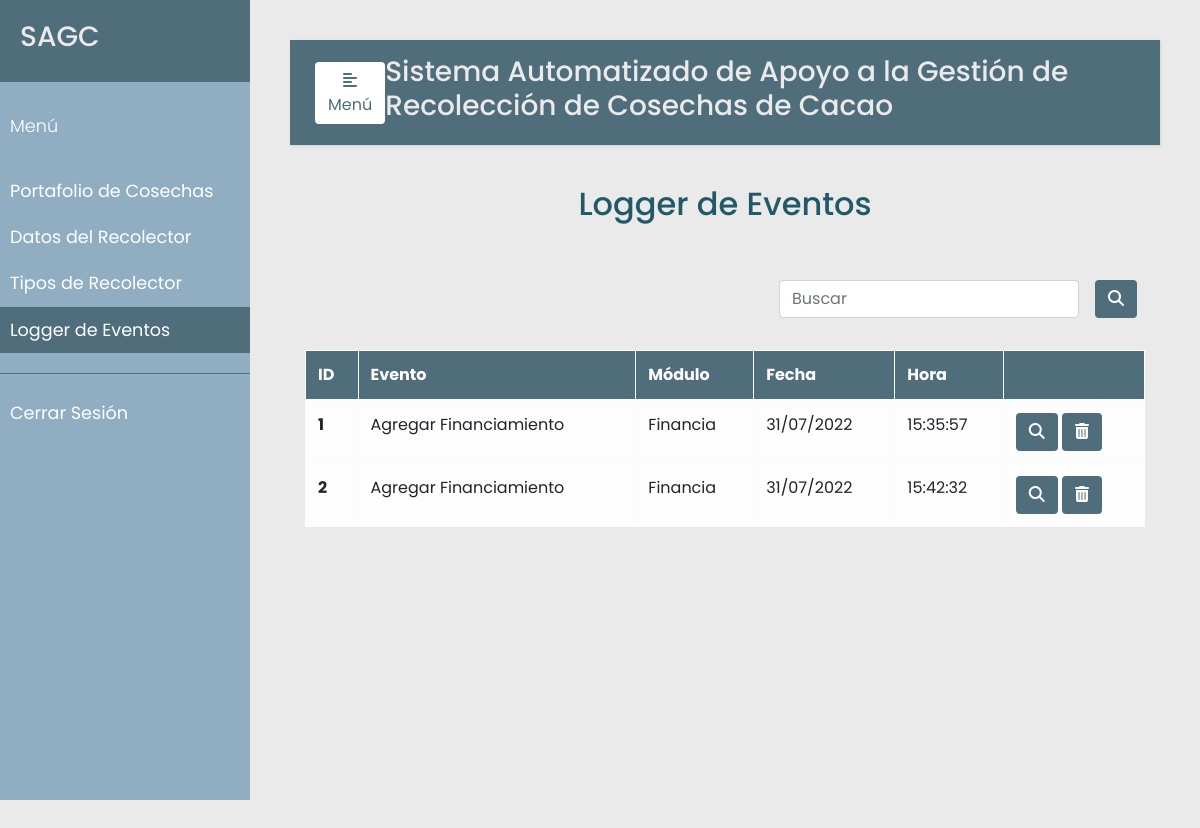
/eventos/ (signed in), run on the app's committed database.
### src/models.py (models this page shows, shortened)
class Evento(db.Model):
    __tablename__ = 'eventos'
    id = db.Column(db.Integer, primary_key=True)
    usuario = db.Column(db.Integer, db.ForeignKey('usuarios.id'), nullable=False)
    evento = db.Column(db.String(120), nullable=False)
    modulo = db.Column(db.String(120), nullable=False)
    fecha = db.Column(db.DateTime, nullable=False)
    descripcion = db.Column(db.String(120), nullable=False)

### src/eventos.py (the view)
@app.route('/eventos/', methods=['GET'])
@login_required
def eventos():
    return render_template('eventos.html', eventos=Evento.query.all())

### src/decoradores.py (called while the page is built)
def login_required(f):
    @wraps(f)
    def wrap(*args, **kwargs):
        if 'logged_in' in session:
            return f(*args, **kwargs)
        else:
            flash('Necesitas iniciar sesión primero')
            return redirect(url_for('login'))
    return wrap

### templates/eventos.html (shortened to what this page needs)
{% extends "base.html" %}
{% set active_page = "eventos" %}
{% block content %}
<section class="vh-100">
    <div class="container h-100">
        <p class="text-center h2 fw-bold mb-5 mx-1 mx-md-4 mt-4">Logger de Eventos</p>
        <div class="d-flex flex-row-reverse bd-highlight">
            <div class="p-2 bd-highlight" style="display:flex; align-content: flex-end;">
              <form action='/eventos/search' method="post" class="form-inline" style="justify-content: flex-end">
                <input class="form-control mr-3 w-75" type="text" placeholder="Buscar" aria-label="Buscar" name="search_evento" value="{{request.form.search_evento}}">
                <button type="submit" id="search_evento" name="action-type" value="search" class="btn" style="color:#fff; background-color:#4F6D7A;">
                  <i class="fas fa-search" aria-hidden="true"></i>
                </button>
              </form>
            </div>
        </div>
        <br/>
        <table class="table table-bordered table-light table-hover">
          <thead>
            <tr>
              <th scope="col">ID</th>
              <th scope="col">Evento</th>
              <th scope="col">Módulo</th>
              <th scope="col">Fecha</th>
              <th scope="col">Hora</th>
              <th scope="col"></th>
            </tr>
          </thead>
          <tbody>
            {% for u in eventos %}
            <tr>
              <th scope="row">{{u.id}}</th>
              <td>{{ u.evento}}</td>
              <td>{{ u.modulo }}</td>
              <td>{{ u.fecha.strftime("%d/%m/%Y") }}</td>
              <td>{{ u.fecha.strftime("%H:%M:%S") }}</td>
              <td>
                <a href="/eventos/{{ u.id }}/detalles">
                  <button type="button" class="btn action" data-toggle="modal"
                    data-placement="bottom" title="Detallar Evento" data-target="#list-modal-{{u.id}}">
                    <i class="fas fa-search" aria-hidden="true"></i>
                  </button>
                </a>
                <button type="button" class="btn action" data-toggle="modal"
                  data-placement="bottom" title="Eliminar Evento" data-target="#delete-modal-{{u.id}}">
                    <i class="fas fa-trash-alt"></i>
                </button>
              </td>
            </tr>
            {% endfor %}
          </tbody>
        </table>
    </div>
</section>
{% endblock %}

### static/css/styles.css (style rules this page uses)
body { font-family: 'Poppins', sans-serif; background: #EAEAEA; }
p { font-family: 'Poppins', sans-serif; font-size: 1.1em; font-weight: 300; line-height: 1.7em; color: #215968; }
a, a:hover, a:focus { color: inherit; text-decoration: none; transition: all 0.3s; }
.btn.action { color:#fff; background-color:#4F6D7A; }
thead { color:#fff; background-color:#4F6D7A; }

### data on the page
Evento: id "1", evento "Agregar Financiamiento", modulo "Financia", fecha "31/07/2022", fecha "15:35:57"
Evento: id "2", evento "Agregar Financiamiento", modulo "Financia", fecha "31/07/2022", fecha "15:42:32"
